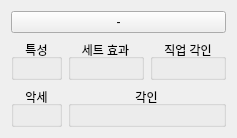
<?xml version="1.0" encoding="UTF-8"?>
<ui version="4.0">
 <class>SettingWidget</class>
 <widget class="QWidget" name="SettingWidget">
  <property name="geometry">
   <rect>
    <x>0</x>
    <y>0</y>
    <width>220</width>
    <height>128</height>
   </rect>
  </property>
  <property name="windowTitle">
   <string>Form</string>
  </property>
  <layout class="QVBoxLayout" name="vLayoutSettingWidget">
   <item>
    <widget class="QPushButton" name="pbRatio">
     <property name="text">
      <string>-</string>
     </property>
    </widget>
   </item>
   <item>
    <layout class="QGridLayout" name="gridSetting">
     <item row="1" column="0">
      <widget class="QGroupBox" name="groupAccessory">
       <property name="title">
        <string>악세</string>
       </property>
       <property name="alignment">
        <set>Qt::AlignCenter</set>
       </property>
       <layout class="QVBoxLayout" name="vLayoutAccessory"/>
      </widget>
     </item>
     <item row="0" column="0">
      <widget class="QGroupBox" name="groupAbility">
       <property name="title">
        <string>특성</string>
       </property>
       <property name="alignment">
        <set>Qt::AlignCenter</set>
       </property>
       <layout class="QVBoxLayout" name="vLayoutAbility"/>
      </widget>
     </item>
     <item row="0" column="1">
      <widget class="QGroupBox" name="groupSetEffect">
       <property name="title">
        <string>세트 효과</string>
       </property>
       <property name="alignment">
        <set>Qt::AlignCenter</set>
       </property>
       <layout class="QVBoxLayout" name="vLayoutSetEffect"/>
      </widget>
     </item>
     <item row="0" column="2">
      <widget class="QGroupBox" name="groupClassEngrave">
       <property name="title">
        <string>직업 각인</string>
       </property>
       <property name="alignment">
        <set>Qt::AlignCenter</set>
       </property>
       <layout class="QHBoxLayout" name="hLayoutClassEngrave"/>
      </widget>
     </item>
     <item row="1" column="1" colspan="2">
      <widget class="QGroupBox" name="groupEngrave">
       <property name="title">
        <string>각인</string>
       </property>
       <property name="alignment">
        <set>Qt::AlignCenter</set>
       </property>
       <layout class="QHBoxLayout" name="hLayoutEngrave"/>
      </widget>
     </item>
    </layout>
   </item>
  </layout>
 </widget>
 <resources/>
 <connections/>
</ui>
